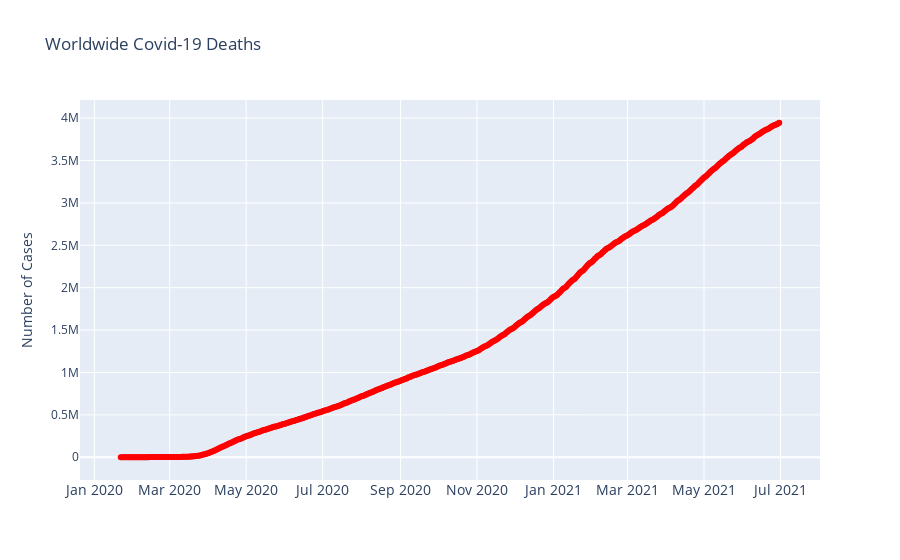

Source (notebook cell):
### Markdown cell above
# Worldwide Covid-19 Deaths

### Code cell
de= pd.read_csv('covid_19_data_cleaned.csv', parse_dates=['Date'])

country_daywise = pd.read_csv('country_daywise.csv', parse_dates=['Date'])
countywise = pd.read_csv('countrywise.csv')
daywise = pd.read_csv('daywise.csv', parse_dates=['Date'])

deaths = re.groupby('Date').sum()['Deaths'].reset_index()
fig_de= go.Figure()
fig_de.add_trace(go.Scatter(x = deaths['Date'], y = deaths['Deaths'], mode = 'lines+markers', name = 'Deaths', line = dict(color = "Red", width = 2)))
fig_de.update_layout(title = 'Worldwide Covid-19 Deaths', xaxis_tickfont_size = 14, yaxis = dict(title = 'Number of Cases'))

### Figure 1 — Plotly figure (JSON) as saved in the notebook; plotly's stock layout.template omitted (floating-point values rounded to 4 significant figures; data arrays with more than 128 entries replaced by an {"elided": "..."} marker saying what was removed)
{"data": [{"line": {"color": "Red", "width": 2}, "mode": "lines+markers", "name": "Deaths", "type": "scatter", "x": {"elided": "526 str values"}, "y": {"elided": "526 int values"}}], "layout": {"title": {"text": "Worldwide Covid-19 Deaths"}, "xaxis": {"tickfont": {"size": 14}}, "yaxis": {"title": {"text": "Number of Cases"}}}}
